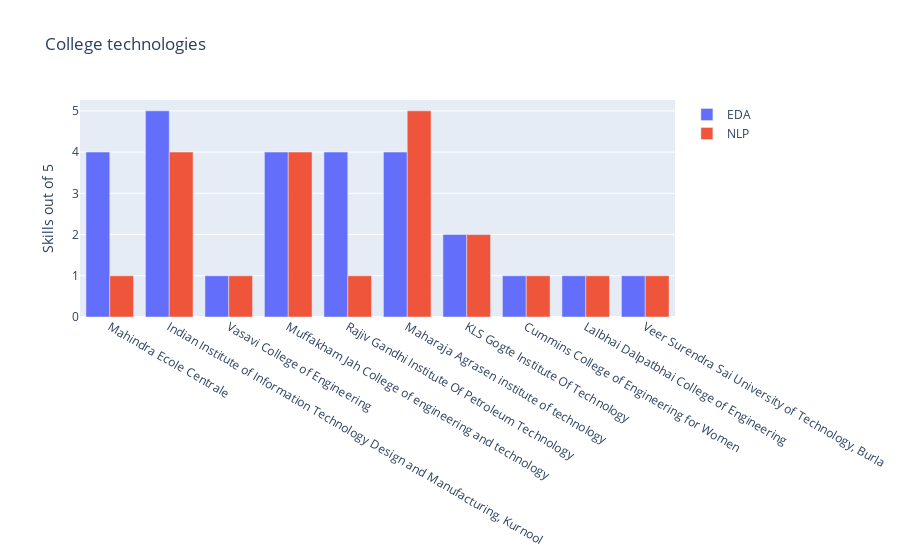

Write notebook code for a chart like this one.
### Code cell
trace7 = go.Bar(x= New_Data['College'],y=New_Data['EDA'],name='EDA')
trace8 = go.Bar(x=New_Data['College'],y=New_Data['NLP'],name='NLP')
Data7 = [trace7,trace8]
layout = go.Layout(title='College technologies',yaxis={'title':'Skills out of 5'} ,barmode = 'group')
fig = go.Figure(layout=layout,data=Data7)
iplot(fig)

### Figure 1 — Plotly figure (JSON) as saved in the notebook; plotly's stock layout.template omitted (floating-point values rounded to 4 significant figures)
{"data": [{"name": "EDA", "type": "bar", "x": ["Mahindra Ecole Centrale", "Indian Institute of Information Technology Design and Manufacturing, Kurnool", "Vasavi College of Engineering", "Muffakham Jah College of engineering and technology", "Rajiv Gandhi Institute Of Petroleum Technology", "Maharaja Agrasen institute of technology", "KLS Gogte Institute Of Technology", "Cummins College of Engineering for Women ", "Lalbhai Dalpatbhai College of Engineering", "Veer Surendra Sai University of Technology, Burla"], "y": [4, 5, 1, 4, 4, 4, 2, 1, 1, 1]}, {"name": "NLP", "type": "bar", "x": ["Mahindra Ecole Centrale", "Indian Institute of Information Technology Design and Manufacturing, Kurnool", "Vasavi College of Engineering", "Muffakham Jah College of engineering and technology", "Rajiv Gandhi Institute Of Petroleum Technology", "Maharaja Agrasen institute of technology", "KLS Gogte Institute Of Technology", "Cummins College of Engineering for Women ", "Lalbhai Dalpatbhai College of Engineering", "Veer Surendra Sai University of Technology, Burla"], "y": [1, 4, 1, 4, 1, 5, 2, 1, 1, 1]}], "layout": {"barmode": "group", "title": {"text": "College technologies"}, "yaxis": {"title": {"text": "Skills out of 5"}}}}
